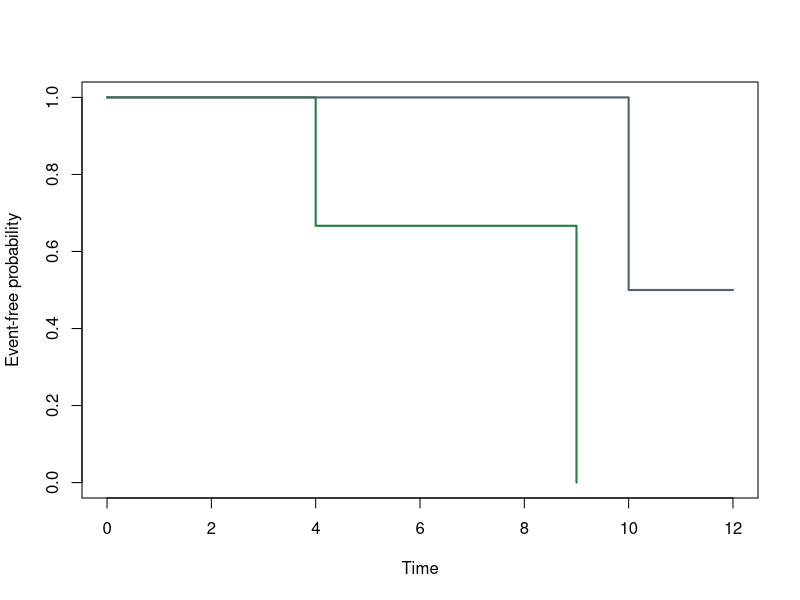

Write the R code that produced this figure.
library(survival)

dat <- read.csv("km-data.csv")
fit <- survfit(Surv(time, status) ~ arm, data = dat)
print(summary(fit))
plot(fit, col = c("#277a43", "#52616b"), lwd = 2, xlab = "Time", ylab = "Event-free probability")
